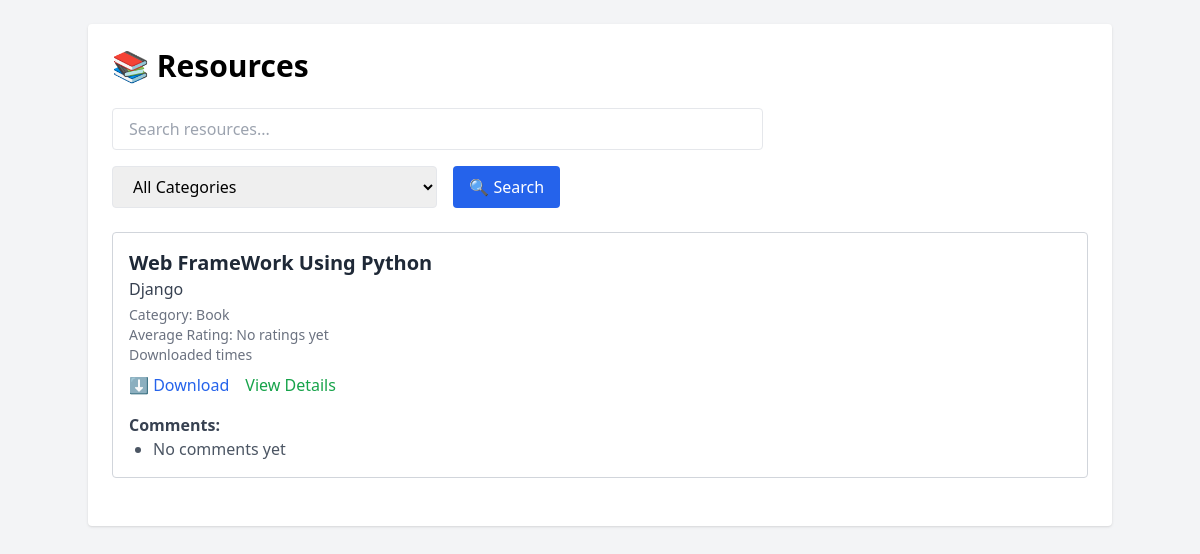
The app's page /, older data.
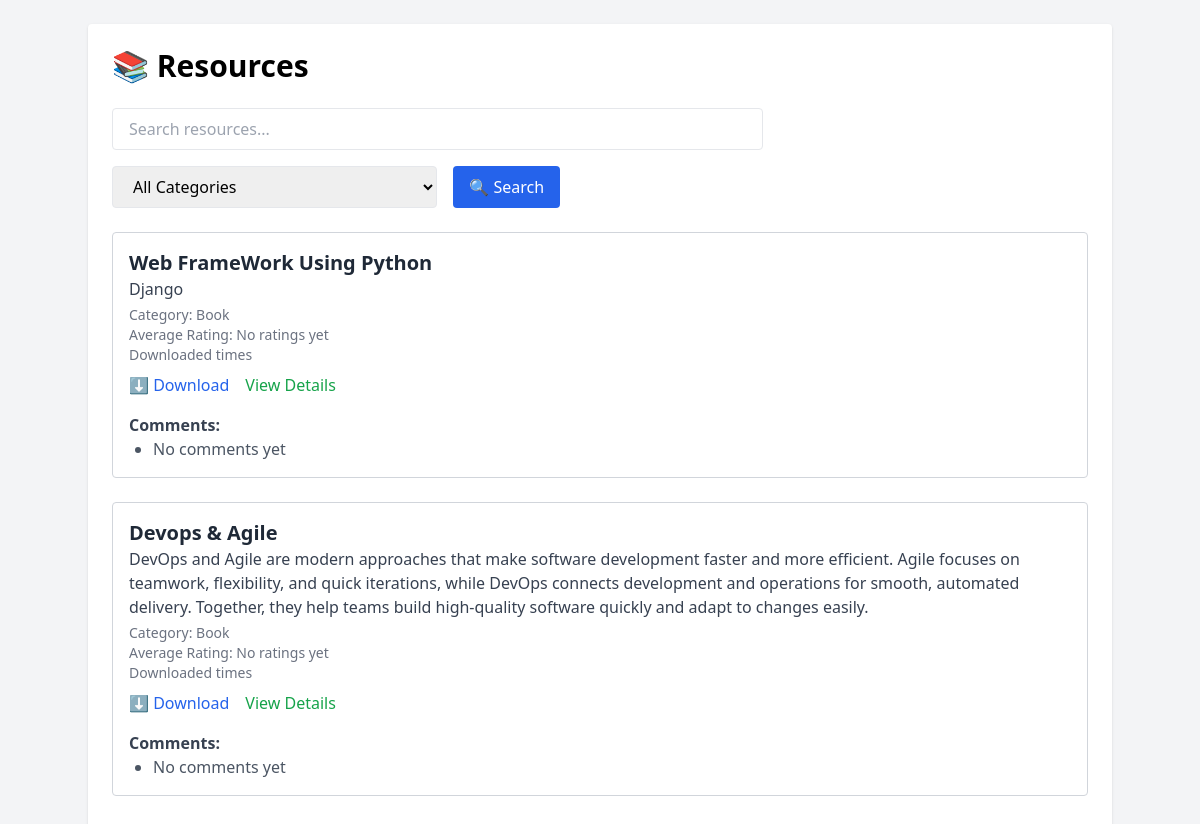
The same page, newer data.
### resources/models.py (models this page shows, shortened)
class Resource(models.Model):
    title = models.CharField(max_length=200)
    description = models.TextField()
    file = models.FileField(upload_to='resources/')
    uploaded_at = models.DateTimeField(default=timezone.now)
    category = models.ForeignKey(Category, on_delete=models.SET_NULL, null=True, blank=True)

class Category(models.Model):
    name = models.CharField(max_length=100)

### resources/views.py (the view)
# urls.py: path('', views.resource_list, name='resource_list'),
def resource_list(request):
    resources = Resource.objects.all()  # Get all resources
    return render(request, 'resources/resource_list.html', {
        'resources': resources
    })

### resources/templates/resources/resource_list.html (shortened to what this page needs)
<!DOCTYPE html>
<html>
<head>
    <script src="https://cdn.tailwindcss.com"></script>
</head>
<body class="bg-gray-100 p-6">
<div class="max-w-5xl mx-auto bg-white p-6 rounded shadow">
    <h1 class="text-3xl font-bold mb-6">📚 Resources</h1>
    <form method="get" class="mb-6 flex flex-wrap gap-4">
        <input type="text" name="q" placeholder="Search resources..."
               class="border px-4 py-2 rounded w-full sm:w-2/3">
        <select name="category" class="border px-4 py-2 rounded w-full sm:w-1/3">
            <option value="">All Categories</option>
        </select>
        <button type="submit" class="bg-blue-600 text-white px-4 py-2 rounded w-full sm:w-auto">
            🔍 Search
        </button>
    </form>
    {% for resource in resources %}
    <div class="border border-gray-300 rounded p-4 mb-6">
        <h3 class="text-xl font-semibold text-gray-800">{{ resource.title }}</h3>
        <p class="text-gray-700 mb-1">{{ resource.description }}</p>
        <p class="text-sm text-gray-500">Category: {{ resource.category.name }}</p>
        <p class="text-sm text-gray-500">Average Rating:
            {% if resource.average_rating %}
                {{ resource.average_rating }}
            {% else %}
                No ratings yet
            {% endif %}
        </p>
        <p class="text-sm text-gray-500">Downloaded {{ resource.download_count }} times</p>
        <div class="mt-2 flex gap-4">
            <a href="{{ resource.file.url }}" class="text-blue-600 hover:underline">⬇️ Download</a>
            <a href="{% url 'resource_detail' resource.id %}" class="text-green-600 hover:underline">View Details</a>
        </div>
        <h4 class="mt-4 font-semibold text-gray-700">Comments:</h4>
        <ul class="list-disc ml-6 text-gray-600">
            {% for comment in resource.comments.all %}
                <li><strong>{{ comment.user.username }}</strong>: {{ comment.content }}</li>
            {% empty %}
                <li>No comments yet</li>
            {% endfor %}
        </ul>
    </div>
    {% endfor %}
</div>
</body>
</html>

Row changes from the older to the newer data that the page shows:
added Resource: title "Devops & Agile", description "DevOps and Agile are modern approaches that make software development faster and more efficient. Agile focuses on teamwork, flexibility, and quick iterations, while DevOps connects development and operations for smooth, automated delivery. Together, they help teams build high-quality software quickly and adapt to changes easily.", category.name "Book"
